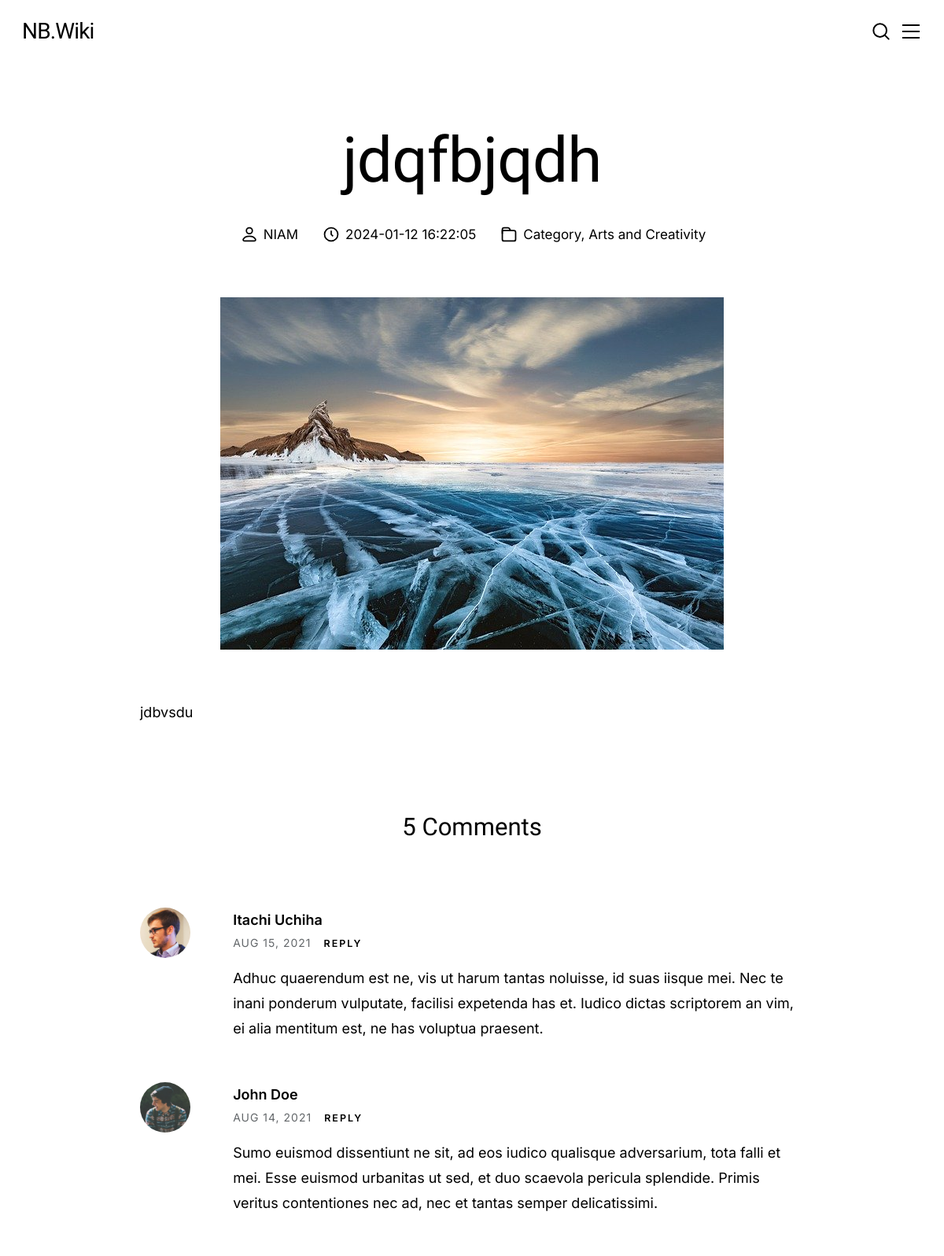
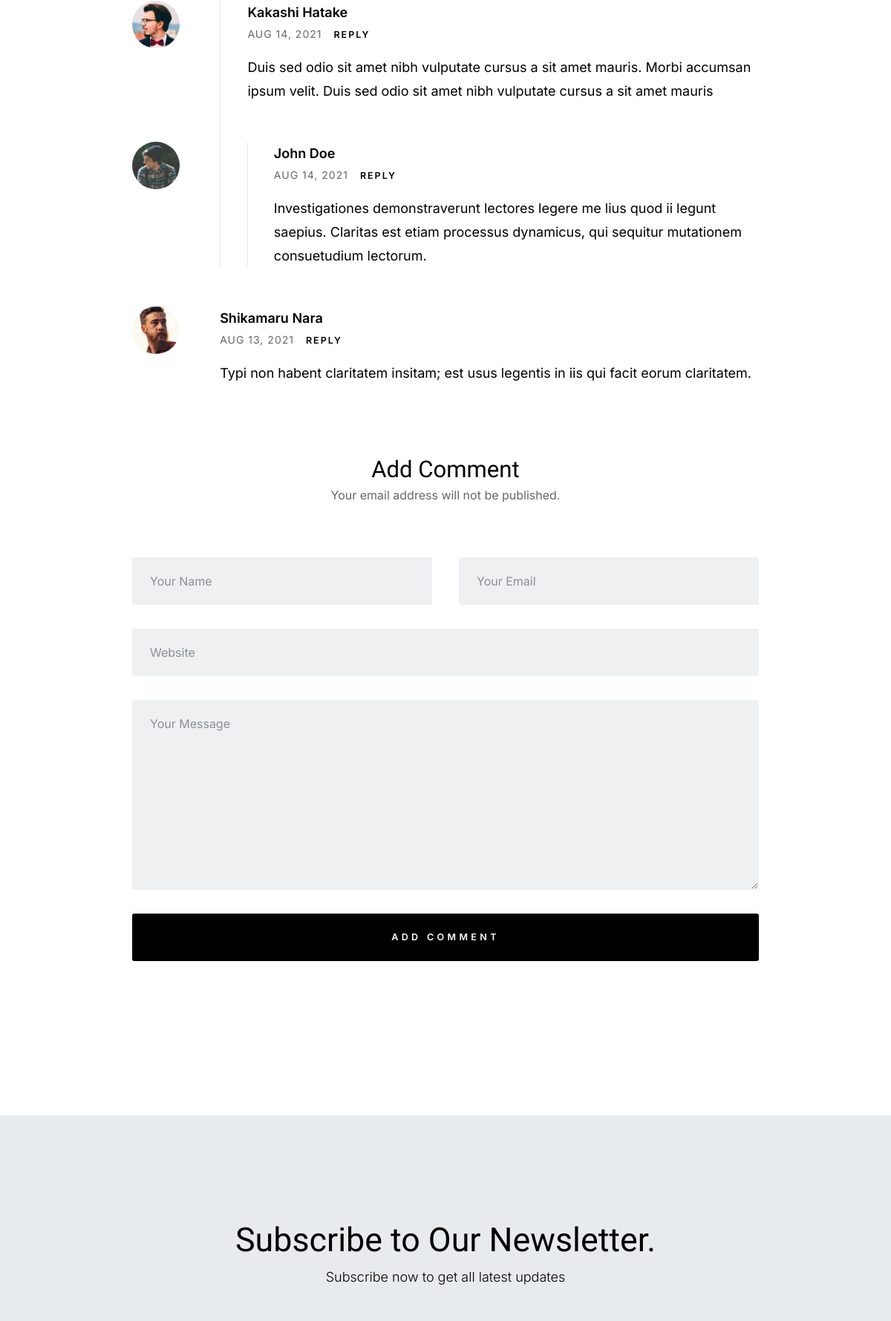
Screenshot of /?route=info_page_home&id=40 (upper part) with the database file from the repository (2 pictures, top to bottom).
### tables this page shows
CREATE TABLE `articles` (
  `id` int(11) NOT NULL,
  `title` text NOT NULL,
  `description` text NOT NULL,
  `date` timestamp NOT NULL DEFAULT current_timestamp(),
  `actif` int(11) DEFAULT NULL,
  `userID` int(11) DEFAULT NULL,
  `categoryID` int(11) DEFAULT NULL,
  `image` text DEFAULT NULL
);

CREATE TABLE `user` (
  `id` int(11) NOT NULL,
  `name` varchar(255) NOT NULL,
  `email` varchar(255) NOT NULL,
  `password` varchar(255) NOT NULL,
  `role` int(11) DEFAULT NULL
);

CREATE TABLE `cateroies` (
  `id` int(11) NOT NULL,
  `name` varchar(255) NOT NULL
);

### View/home/info_product.php (the view, shortened to what the rows shown need)
<!DOCTYPE html>
<html lang="en" class="no-js" >
<head>
    <link rel="stylesheet" href="assets/user/css/vendor.css">
    <link rel="stylesheet" href="assets/user/css/styles.css">
</head>
<body id="top">
    <div id="page" class="s-pagewrap">
        <?php foreach($results AS $result): ?>
        <div id="content" class="s-content s-content--blog">
                <div class="row entry-wrap">
                    <div class="column lg-12">
                        <article class="entry format-standard">
                            <header class="entry__header">
                                <h1 class="entry__title">
                                    <?= $result['title'] ;?>
                            </h1>
                                <div class="entry__meta">
                                    <div class="entry__meta-author">
                                        <a ><?= $result['name'] ?></a>
                                    </div>
                                    <div class="entry__meta-date">
                                        <svg width="24" height="24" fill="none" viewBox="0 0 24 24">
                                            <circle cx="12" cy="12" r="7.25" stroke="currentColor" stroke-width="1.5"></circle>
                                            <path stroke="currentColor" stroke-width="1.5" d="M12 8V12L14 14"></path>
                                        </svg>
                                            <?= $result['date'] ?>
                                    </div>
                                    <div class="entry__meta-cat">
                                        <span class="cat-links">
                                            <a href="#0">Category</a>
                                            <a href="#0"><?= $result['ctgrname'] ?></a>
                                        </span>
                                    </div>
                                </div>
                            </header>
                            <div class="entry__media">
                                <figure class="featured-image" style="width:100% ; display:flex ; justify-content : center;">
                                    <img src="<?= $result['image'] ?> " sizes="(max-width: 2400px) 100vw, 2400px" alt="">
                                </figure>
                            </div>
                            <div class="content-primary">
                                <div class="entry__content">
                                   <p  style="text-align: justify;"> <?= $result['description'] ?> </p>
                        </article>
                        <div class="comments-wrap">
                            <div id="comments">
                                <div class="large-12">
                                    <h3>5 Comments</h3>
                                    <ol class="commentlist">
                                        <li class="depth-1 comment">
                                            <div class="comment__avatar">
                                                <img class="avatar" src="assets/user/images/avatars/user-01.jpg" alt="" width="50" height="50">
                                            </div>
                                            <div class="comment__content">
                                                <div class="comment__info">
                                                    <div class="comment__author">Itachi Uchiha</div>
                                                    <div class="comment__meta">
                                                        <div class="comment__time">Aug 15, 2021</div>
                                                        <div class="comment__reply">
                                                            <a class="comment-reply-link" href="#0">Reply</a>
                                                        </div>
                                                    </div>
                                                </div>
                                                <div class="comment__text">
                                                <p>Adhuc quaerendum est ne, vis ut harum tantas noluisse, id suas iisque mei. Nec te inani ponderum vulputate,
                                                facilisi expetenda has et. Iudico dictas scriptorem an vim, ei alia mentitum est, ne has voluptua praesent.</p>
                                                </div>
                                            </div>
                                        </li>
                                        <li class="thread-alt depth-1 comment">
                                            <div class="comment__avatar">
                                                <img class="avatar" src="assets/user/images/avatars/user-04.jpg" alt="" width="50" height="50">
                                            </div>
                                            <div class="comment__content">
                                                <div class="comment__info">
                                                    <div class="comment__author">John Doe</div>
                                                    <div class="comment__meta">
                                                        <div class="comment__time">Aug 14, 2021</div>
                                                        <div class="comment__reply">
                                                            <a class="comment-reply-link" href="#0">Reply</a>
                                                        </div>
                                                    </div>
                                                </div>
                                                <div class="comment__text">
                                                <p>Sumo euismod dissentiunt ne sit, ad eos iudico qualisque adversarium, tota falli et mei. Esse euismod
                                                urbanitas ut sed, et duo scaevola pericula splendide. Primis veritus contentiones nec ad, nec et
                                                tantas semper delicatissimi.</p>
                                                </div>
                                            </div>
                                            <ul class="children">
                                                <li class="depth-2 comment">
                                                    <div class="comment__avatar">
                                                        <img class="avatar" src="assets/user/images/avatars/user-03.jpg" alt="" width="50" height="50">
                                                    </div>
                                                    <div class="comment__content">
                                                        <div class="comment__info">
                                                            <div class="comment__author">Kakashi Hatake</div>
                                                            <div class="comment__meta">
                                                                <div class="comment__time">Aug 14, 2021</div>
                                                                <div class="comment__reply">
                                                                    <a class="comment-reply-link" href="#0">Reply</a>
                                                                </div>
                                                            </div>
                                                        </div>
                                                        <div class="comment__text">
                                                            <p>Duis sed odio sit amet nibh vulputate
                                                            cursus a sit amet mauris. Morbi accumsan ipsum velit. Duis sed odio sit amet nibh vulputate
                                                            cursus a sit amet mauris</p>
                                                        </div>
                                                    </div>
                                                    <ul class="children">
                                                        <li class="depth-3 comment">
                                                            <div class="comment__avatar">
                                                                <img class="avatar" src="assets/user/images/avatars/user-04.jpg" alt="" width="50" height="50">
                                                            </div>
                                                            <div class="comment__content">
                                                                <div class="comment__info">
                                                                    <div class="comment__author">John Doe</div>
                                                                    <div class="comment__meta">
                                                                        <div class="comment__time">Aug 14, 2021</div>
                                                                        <div class="comment__reply">
                                                                            <a class="comment-reply-link" href="#0">Reply</a>
                                                                        </div>
                                                                    </div>
                                                                </div>
                                                                <div class="comment__text">
                                                                <p>Investigationes demonstraverunt lectores legere me lius quod ii legunt saepius. Claritas est
                                                                etiam processus dynamicus, qui sequitur mutationem consuetudium lectorum.</p>
                                                                </div>
                                                            </div>
                                                        </li>
                                                    </ul>
                                                </li>
                                            </ul>
                                        </li>
                                        <li class="depth-1 comment">
                                            <div class="comment__avatar">
                                                <img class="avatar" src="assets/user/images/avatars/user-02.jpg" alt="" width="50" height="50">
                                            </div>
                                            <div class="comment__content">
                                                <div class="comment__info">
                                                    <div class="comment__author">Shikamaru Nara</div>
                                                    <div class="comment__meta">
                                                        <div class="comment__time">Aug 13, 2021</div>
                                                        <div class="comment__reply">
                                                            <a class="comment-reply-link" href="#0">Reply</a>
                                                        </div>
                                                    </div>
                                                </div>
                                                <div class="comment__text">
                                                <p>Typi non habent claritatem insitam; est usus legentis in iis qui facit eorum claritatem.</p>
                                                </div>
                                            </div>
                                        </li>
                                    </ol>
                                </div>
                            </div>
                            <div class="comment-respond">
                                <div id="respond">
                                    <h3>
                                    Add Comment
                                    <span>Your email address will not be published.</span>
                                    </h3>
                                    <form name="contactForm" id="contactForm" method="post" action="" autocomplete="off">
                                        <fieldset class="row">
                                            <div class="column lg-6 tab-12 form-field">
                                                <input name="cName" id="cName" class="u-fullwidth h-remove-bottom" placeholder="Your Name" value="" type="text">
                                            </div>
                                            <div class="column lg-6 tab-12 form-field">
                                                <input name="cEmail" id="cEmail" class="u-fullwidth h-remove-bottom" placeholder="Your Email" value="" type="text">
                                            </div>
                                            <div class="column lg-12 form-field">
                                                <input name="cWebsite" id="cWebsite" class="u-fullwidth h-remove-bottom" placeholder="Website" value="" type="text">
                                            </div>
                                            <div class="column lg-12 message form-field">
                                                <textarea name="cMessage" id="cMessage" class="u-fullwidth" placeholder="Your Message"></textarea>
                                            </div>
                                            <div class="column lg-12">
                                                <input name="submit" id="submit" class="btn btn--primary btn-wide btn--large u-fullwidth" value="Add Comment" type="submit">
                                            </div>
                                        </fieldset>
                                    </form>
                                </div>
                            </div>
                        </div>
                    </div>
                </div>
<?php endforeach  ?>
        <footer id="colophon" class="s-footer">
            <div class="row s-footer__subscribe">
                <div class="column lg-12">
                    <h2>
                    Subscribe to Our Newsletter.
                    </h2>
                </div>
            </div>
        </footer>
</body>
</html>

### rows the page displays
articles: title "jdqfbjqdh", userID.name "NIAM", date "2024-01-12 16:22:05", categoryID.name "Arts and Creativity", image (picture), description "jdbvsdu"
